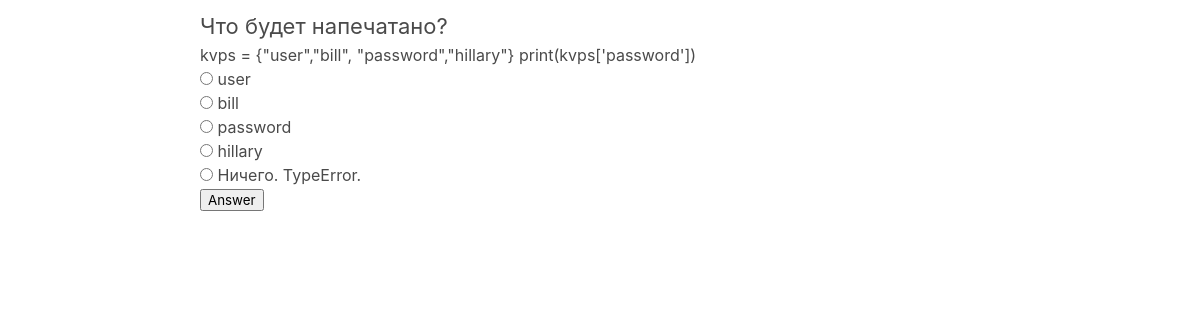
Page /4/ on the committed database.
### riddles_app/models.py (models this page shows, shortened)
class Riddle(models.Model):
    rid_title = models.CharField(max_length=100)
    rid_text = models.CharField(max_length=255)
    pub_date = models.DateTimeField('date published')

class Option(models.Model):
    riddle = models.ForeignKey(Riddle, on_delete=models.CASCADE)
    text = models.CharField(max_length=255)
    correct = models.BooleanField(default=False)

### riddles_app/views.py (the view)
# urls.py: path('<int:riddle_id>/', views.detail, name='detail'),
def detail(request, riddle_id):
    return render(request, "answer.html", {"riddle": get_object_or_404(Riddle, pk=riddle_id)})

### riddles_app/templates/answer.html (shortened to what this page needs)
{% extends 'base.html' %}
{% block content %}
  <div class="container">
    <h1>{{ riddle.rid_title }}</h1>
    <h4>{{ riddle.rid_text }}</h4>
    <form action="{% url 'riddles_app:answer' riddle.id %}" method="post">
      {% for option in riddle.option_set.all %}
        <input type="radio" value="{{ option.id }}" name="option" id="option{{ forloop.counter }}"/>
        <label for="option{{ forloop.counter }}">{{ option.text }}</label><br>
      {% endfor %}
      <input type="submit" value="Answer" />
    </form>
  </div>
{% endblock %}

### riddles_app/static/riddles_app/main.css (style rules this page uses)
.container { margin: 10px 200px 0; }
h1 { font-size: 22px; }

### rows in the picture
Riddle: rid_title "Что будет напечатано?", rid_text "kvps = {\"user\",\"bill\", \"password\",\"hillary\"} print(kvps['password'])"
Option: text "user"
Option: text "bill"
Option: text "password"
Option: text "hillary"
Option: text "Ничего. TypeError."
